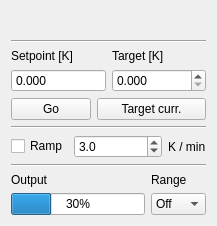
<?xml version="1.0" encoding="UTF-8"?>
<ui version="4.0">
 <class>Form</class>
 <widget class="VISAWidgetBase" name="Form">
  <property name="geometry">
   <rect>
    <x>0</x>
    <y>0</y>
    <width>217</width>
    <height>226</height>
   </rect>
  </property>
  <property name="font">
   <font>
    <family>Arial</family>
   </font>
  </property>
  <property name="windowTitle">
   <string>Form</string>
  </property>
  <layout class="QVBoxLayout" name="verticalLayout_5">
   <item>
    <layout class="QHBoxLayout" name="horizontalLayout_5">
     <property name="spacing">
      <number>0</number>
     </property>
     <item>
      <widget class="QLabel" name="input_name">
       <property name="text">
        <string/>
       </property>
      </widget>
     </item>
     <item>
      <widget class="QLabel" name="input_desc">
       <property name="text">
        <string/>
       </property>
       <property name="alignment">
        <set>Qt::AlignmentFlag::AlignRight|Qt::AlignmentFlag::AlignTrailing|Qt::AlignmentFlag::AlignVCenter</set>
       </property>
      </widget>
     </item>
    </layout>
   </item>
   <item>
    <widget class="Line" name="line_3">
     <property name="orientation">
      <enum>Qt::Orientation::Horizontal</enum>
     </property>
    </widget>
   </item>
   <item>
    <layout class="QHBoxLayout" name="horizontalLayout_3">
     <item>
      <layout class="QVBoxLayout" name="verticalLayout">
       <item>
        <widget class="QLabel" name="label_3">
         <property name="sizePolicy">
          <sizepolicy hsizetype="Maximum" vsizetype="Preferred">
           <horstretch>0</horstretch>
           <verstretch>0</verstretch>
          </sizepolicy>
         </property>
         <property name="text">
          <string>Setpoint [K]</string>
         </property>
        </widget>
       </item>
       <item>
        <widget class="QDoubleSpinBox" name="setpoint_spin">
         <property name="enabled">
          <bool>true</bool>
         </property>
         <property name="focusPolicy">
          <enum>Qt::FocusPolicy::NoFocus</enum>
         </property>
         <property name="frame">
          <bool>true</bool>
         </property>
         <property name="readOnly">
          <bool>true</bool>
         </property>
         <property name="buttonSymbols">
          <enum>QAbstractSpinBox::ButtonSymbols::NoButtons</enum>
         </property>
         <property name="decimals">
          <number>3</number>
         </property>
         <property name="maximum">
          <double>400.000000000000000</double>
         </property>
        </widget>
       </item>
      </layout>
     </item>
     <item>
      <layout class="QVBoxLayout" name="verticalLayout_2">
       <item>
        <widget class="QLabel" name="label_4">
         <property name="sizePolicy">
          <sizepolicy hsizetype="Maximum" vsizetype="Preferred">
           <horstretch>0</horstretch>
           <verstretch>0</verstretch>
          </sizepolicy>
         </property>
         <property name="text">
          <string>Target [K]</string>
         </property>
        </widget>
       </item>
       <item>
        <widget class="QDoubleSpinBox" name="target_spin">
         <property name="keyboardTracking">
          <bool>false</bool>
         </property>
         <property name="decimals">
          <number>3</number>
         </property>
         <property name="maximum">
          <double>400.000000000000000</double>
         </property>
        </widget>
       </item>
      </layout>
     </item>
    </layout>
   </item>
   <item>
    <layout class="QHBoxLayout" name="horizontalLayout_4">
     <item>
      <widget class="QPushButton" name="go_btn">
       <property name="sizePolicy">
        <sizepolicy hsizetype="Maximum" vsizetype="Fixed">
         <horstretch>0</horstretch>
         <verstretch>0</verstretch>
        </sizepolicy>
       </property>
       <property name="text">
        <string>Go</string>
       </property>
      </widget>
     </item>
     <item>
      <widget class="QPushButton" name="current_btn">
       <property name="text">
        <string>Target curr.</string>
       </property>
      </widget>
     </item>
    </layout>
   </item>
   <item>
    <widget class="Line" name="line">
     <property name="orientation">
      <enum>Qt::Orientation::Horizontal</enum>
     </property>
    </widget>
   </item>
   <item>
    <layout class="QHBoxLayout" name="horizontalLayout">
     <item>
      <widget class="QCheckBox" name="ramp_check">
       <property name="sizePolicy">
        <sizepolicy hsizetype="Maximum" vsizetype="Fixed">
         <horstretch>0</horstretch>
         <verstretch>0</verstretch>
        </sizepolicy>
       </property>
       <property name="text">
        <string>Ramp</string>
       </property>
      </widget>
     </item>
     <item>
      <widget class="QDoubleSpinBox" name="rate_spin">
       <property name="keyboardTracking">
        <bool>false</bool>
       </property>
       <property name="decimals">
        <number>1</number>
       </property>
       <property name="minimum">
        <double>0.100000000000000</double>
       </property>
       <property name="maximum">
        <double>99.000000000000000</double>
       </property>
       <property name="singleStep">
        <double>0.100000000000000</double>
       </property>
       <property name="value">
        <double>3.000000000000000</double>
       </property>
      </widget>
     </item>
     <item>
      <widget class="QLabel" name="label_5">
       <property name="sizePolicy">
        <sizepolicy hsizetype="Maximum" vsizetype="Preferred">
         <horstretch>0</horstretch>
         <verstretch>0</verstretch>
        </sizepolicy>
       </property>
       <property name="text">
        <string>K / min</string>
       </property>
      </widget>
     </item>
    </layout>
   </item>
   <item>
    <widget class="Line" name="line_2">
     <property name="orientation">
      <enum>Qt::Orientation::Horizontal</enum>
     </property>
    </widget>
   </item>
   <item>
    <layout class="QHBoxLayout" name="horizontalLayout_2">
     <item>
      <layout class="QVBoxLayout" name="verticalLayout_3">
       <item>
        <widget class="QLabel" name="label">
         <property name="sizePolicy">
          <sizepolicy hsizetype="Maximum" vsizetype="Preferred">
           <horstretch>0</horstretch>
           <verstretch>0</verstretch>
          </sizepolicy>
         </property>
         <property name="text">
          <string>Output</string>
         </property>
        </widget>
       </item>
       <item>
        <widget class="QProgressBar" name="pbar">
         <property name="sizePolicy">
          <sizepolicy hsizetype="Expanding" vsizetype="Fixed">
           <horstretch>0</horstretch>
           <verstretch>0</verstretch>
          </sizepolicy>
         </property>
         <property name="maximum">
          <number>10000</number>
         </property>
         <property name="value">
          <number>3000</number>
         </property>
         <property name="alignment">
          <set>Qt::AlignmentFlag::AlignLeading|Qt::AlignmentFlag::AlignLeft|Qt::AlignmentFlag::AlignVCenter</set>
         </property>
        </widget>
       </item>
      </layout>
     </item>
     <item>
      <layout class="QVBoxLayout" name="verticalLayout_4">
       <item>
        <widget class="QLabel" name="label_2">
         <property name="sizePolicy">
          <sizepolicy hsizetype="Maximum" vsizetype="Preferred">
           <horstretch>0</horstretch>
           <verstretch>0</verstretch>
          </sizepolicy>
         </property>
         <property name="text">
          <string>Range</string>
         </property>
        </widget>
       </item>
       <item>
        <widget class="QComboBox" name="combo">
         <property name="sizePolicy">
          <sizepolicy hsizetype="Maximum" vsizetype="Fixed">
           <horstretch>0</horstretch>
           <verstretch>0</verstretch>
          </sizepolicy>
         </property>
         <property name="focusPolicy">
          <enum>Qt::FocusPolicy::NoFocus</enum>
         </property>
         <item>
          <property name="text">
           <string>Off</string>
          </property>
         </item>
         <item>
          <property name="text">
           <string>Low</string>
          </property>
         </item>
         <item>
          <property name="text">
           <string>Med</string>
          </property>
         </item>
         <item>
          <property name="text">
           <string>High</string>
          </property>
         </item>
        </widget>
       </item>
      </layout>
     </item>
    </layout>
   </item>
  </layout>
 </widget>
 <customwidgets>
  <customwidget>
   <class>VISAWidgetBase</class>
   <extends>QWidget</extends>
   <header>connection</header>
   <container>1</container>
  </customwidget>
 </customwidgets>
 <resources/>
 <connections/>
</ui>
